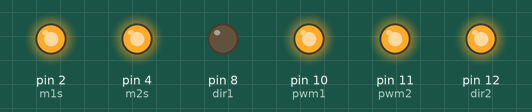
The sketch below on a simulated Arduino Nano, built with avr-gcc and run on an emulated ATmega328P. On the bench: output pins drawn as LEDs (lit = HIGH).

Above: at 0.1 s.
Timing chart, 0 to 1.6 s (numbered marks = the images above):
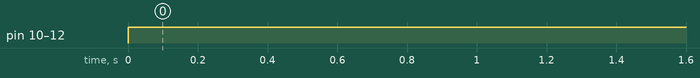

The sketch:

Test_Arduino.ino
```cpp
void setup()
{
/*
  Pins -- Arduino Nano (ble, every, normal)
  DIR1 8
  PWM1 10

  DIR2 12
  PWM2 11

  M1 FAULT 3
  M2 FAULT 5

  M1 SLEEP 2
  M2 SLEEP 4
*/

  pinMode( 3,INPUT_PULLUP); // m1f
  pinMode( 5,INPUT_PULLUP); // m2f

  pinMode( 2,OUTPUT);       // m1s
  pinMode( 4,OUTPUT);       // m2s

  pinMode( 8,OUTPUT);       // dir1
  pinMode( 12,OUTPUT);      // dir2

  pinMode( 10,OUTPUT);      // pwm1
  pinMode( 11,OUTPUT);      // pwm2

  digitalWrite(2,HIGH);
  digitalWrite(4,HIGH);

  //pinMode(14,INPUT);    //POT
  //Serial.begin(115200);
}


void loop()
{
   //float sp = map(analogRead(A0),0,1024,0,255);
   float sp = 255;

   analogWrite(10,sp);
   digitalWrite(8,0);
   analogWrite(11,sp);
   digitalWrite(12,1);
   Serial.println(sp);
   delay(10);
}
```

Measured:
- by itself, pin 10 (pwm1), pin 11 (pwm2), pin 12 (dir2): LOW → HIGH at 0.00 s
